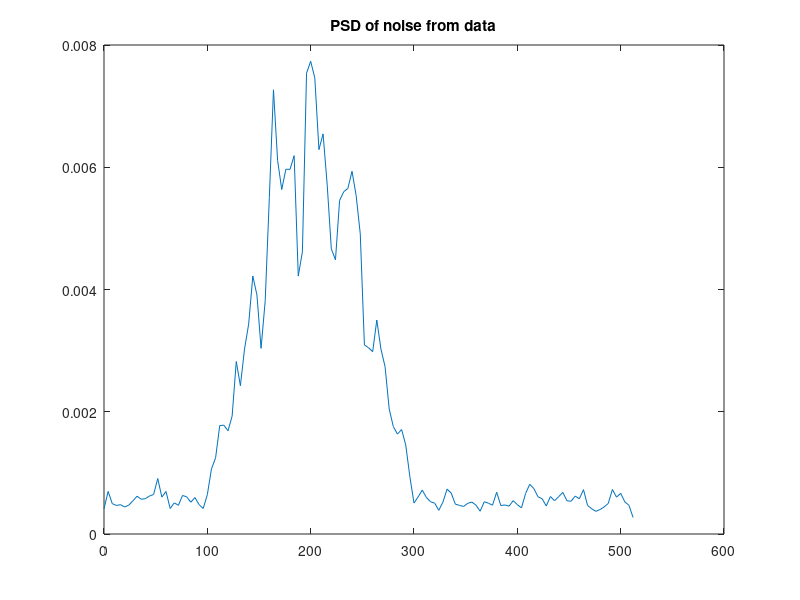
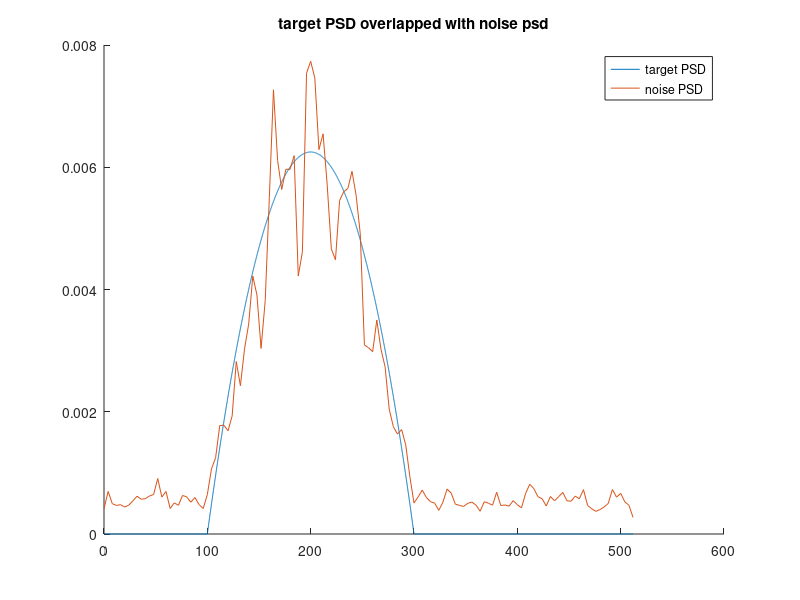
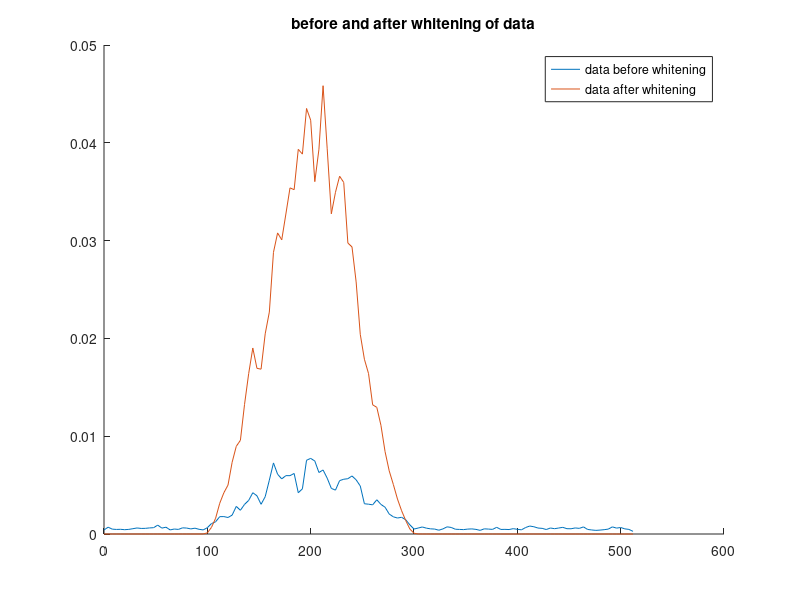

Source code (MATLAB) for these figures, in order:
clear;
clc;

load("testData.txt");

% The data is 15 seconds long, and has 16384 samples, along with a sampling
% frequency of 1024 Hz.

sampFreq = 1024; %Hz
%Number of samples to generate
nSamples = 16384;

%% Seperating signal free section of data.

% The signal begins at t = 5 sec, which starts at testData(5121,1) and
% continues to the end of the data. So we take the first 5120 data points
% for this.

noSignal = testData(1:5120,:);

[pxx1,f1] = pwelch(noSignal(:,2), 256, [], [], sampFreq);
figure;
plot(f1,pxx1);
title('PSD of noise from data')

%% Modelling target PSD

targetPSD = @(f) (f>=100 & f<=300).*(f-100).*(300-f)/1600000;

% plot target PSD

freqVec = 0:0.1:512;
psdVec = targetPSD(freqVec);
figure;
hold on;
plot(freqVec,psdVec);
plot(f1,pxx1);
legend('target PSD','noise PSD');
title('target PSD overlapped with noise psd');

%% Designing filter and passing data through it

filtrOrdr = 500;

sqrtPSD = sqrt(psdVec);
b = fir2(filtrOrdr,freqVec/(sampFreq/2),sqrtPSD);
outData = sqrt(sampFreq)*fftfilt(b,testData(:,2));

[pxx2,f2] = pwelch(outData, 256, [], [], sampFreq);

% plotting data before and after whitening
figure;
hold on;
plot(f1,pxx1);
plot(f2, pxx2);
title('before and after whitening of data');
legend('data before whitening','data after whitening');

% You can see very clearly that the power of the signal is increased after
% whitening, and the shape of the signal is also siginficantly improved.